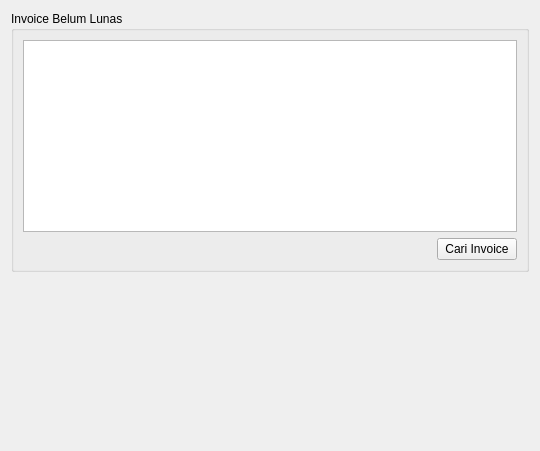
<?xml version="1.0" encoding="UTF-8"?>
<ui version="4.0">
 <class>WidgetInvoice</class>
 <widget class="QWidget" name="WidgetInvoice">
  <property name="geometry">
   <rect>
    <x>0</x>
    <y>0</y>
    <width>540</width>
    <height>451</height>
   </rect>
  </property>
  <property name="windowTitle">
   <string>Form</string>
  </property>
  <layout class="QVBoxLayout" name="verticalLayout_2">
   <item>
    <widget class="QGroupBox" name="groupBox">
     <property name="title">
      <string>Invoice Belum Lunas</string>
     </property>
     <layout class="QVBoxLayout" name="verticalLayout">
      <item>
       <widget class="QTableView" name="unpaidInvoiceView">
        <property name="contextMenuPolicy">
         <enum>Qt::ContextMenuPolicy::CustomContextMenu</enum>
        </property>
        <property name="selectionBehavior">
         <enum>QAbstractItemView::SelectionBehavior::SelectRows</enum>
        </property>
        <property name="sortingEnabled">
         <bool>true</bool>
        </property>
        <attribute name="horizontalHeaderStretchLastSection">
         <bool>true</bool>
        </attribute>
        <attribute name="verticalHeaderVisible">
         <bool>false</bool>
        </attribute>
        <attribute name="verticalHeaderMinimumSectionSize">
         <number>18</number>
        </attribute>
        <attribute name="verticalHeaderDefaultSectionSize">
         <number>18</number>
        </attribute>
       </widget>
      </item>
      <item>
       <layout class="QHBoxLayout" name="horizontalLayout">
        <item>
         <spacer name="horizontalSpacer">
          <property name="orientation">
           <enum>Qt::Orientation::Horizontal</enum>
          </property>
          <property name="sizeHint" stdset="0">
           <size>
            <width>40</width>
            <height>20</height>
           </size>
          </property>
         </spacer>
        </item>
        <item>
         <widget class="QPushButton" name="pushButton">
          <property name="text">
           <string>Cari Invoice</string>
          </property>
         </widget>
        </item>
       </layout>
      </item>
     </layout>
    </widget>
   </item>
   <item>
    <spacer name="verticalSpacer">
     <property name="orientation">
      <enum>Qt::Orientation::Vertical</enum>
     </property>
     <property name="sizeHint" stdset="0">
      <size>
       <width>20</width>
       <height>40</height>
      </size>
     </property>
    </spacer>
   </item>
  </layout>
 </widget>
 <resources/>
 <connections/>
</ui>
